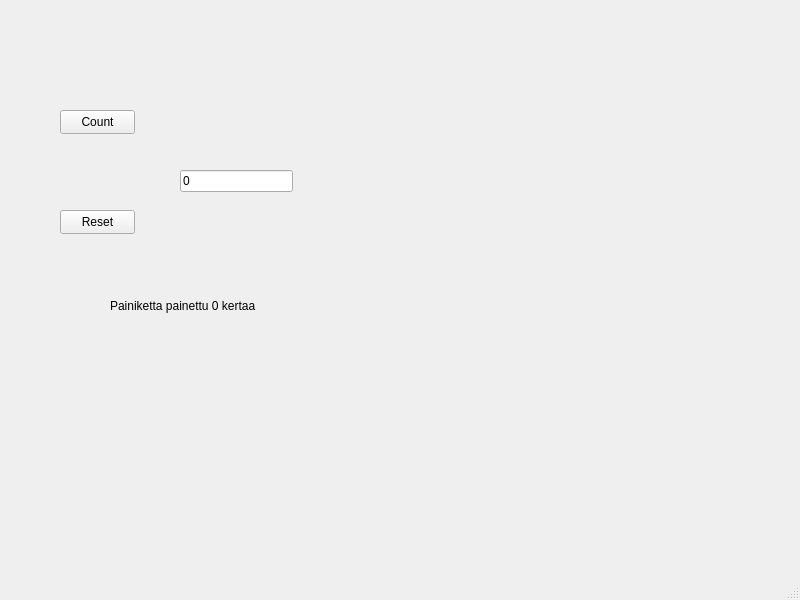
<?xml version="1.0" encoding="UTF-8"?>
<ui version="4.0">
 <class>MainWindow</class>
 <widget class="QMainWindow" name="MainWindow">
  <property name="geometry">
   <rect>
    <x>0</x>
    <y>0</y>
    <width>800</width>
    <height>600</height>
   </rect>
  </property>
  <property name="windowTitle">
   <string>MainWindow</string>
  </property>
  <widget class="QWidget" name="centralwidget">
   <widget class="QPushButton" name="btnCount">
    <property name="geometry">
     <rect>
      <x>60</x>
      <y>110</y>
      <width>75</width>
      <height>24</height>
     </rect>
    </property>
    <property name="text">
     <string>Count</string>
    </property>
   </widget>
   <widget class="QPushButton" name="btnReset">
    <property name="geometry">
     <rect>
      <x>60</x>
      <y>210</y>
      <width>75</width>
      <height>24</height>
     </rect>
    </property>
    <property name="text">
     <string>Reset</string>
    </property>
   </widget>
   <widget class="QLineEdit" name="txtResult">
    <property name="geometry">
     <rect>
      <x>180</x>
      <y>170</y>
      <width>113</width>
      <height>22</height>
     </rect>
    </property>
    <property name="text">
     <string>0</string>
    </property>
   </widget>
   <widget class="QLabel" name="labelInfo">
    <property name="geometry">
     <rect>
      <x>110</x>
      <y>260</y>
      <width>201</width>
      <height>91</height>
     </rect>
    </property>
    <property name="text">
     <string>Painiketta painettu 0 kertaa</string>
    </property>
   </widget>
  </widget>
  <widget class="QMenuBar" name="menubar">
   <property name="geometry">
    <rect>
     <x>0</x>
     <y>0</y>
     <width>800</width>
     <height>22</height>
    </rect>
   </property>
  </widget>
  <widget class="QStatusBar" name="statusbar"/>
 </widget>
 <resources/>
 <connections/>
</ui>
